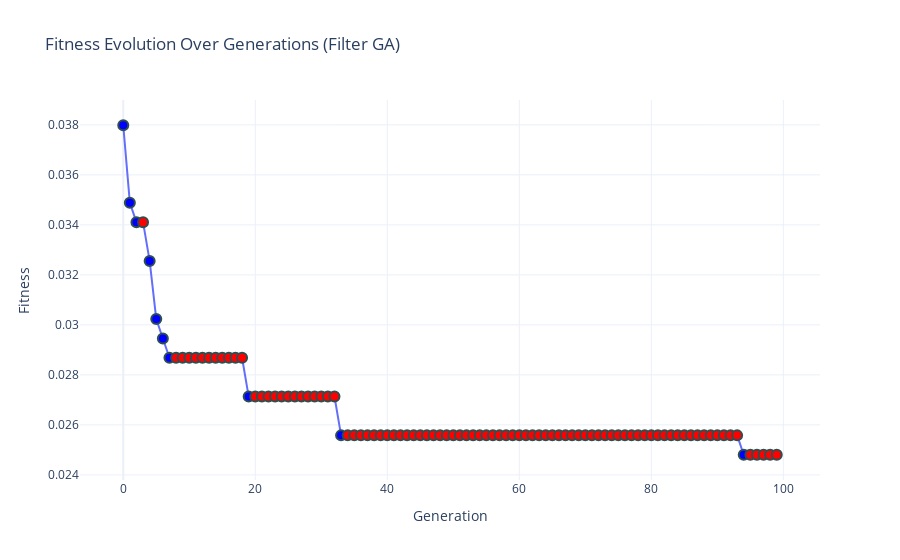

The code cell stored with this chart in its notebook:
### Code cell
import plotly.graph_objects as go

# Create scatter plot
fig = go.Figure(data=go.Scatter(
    x=generations,
    y=fitness,
    mode='markers+lines',
    marker=dict(
        color=colors,
        size=10,
        line=dict(width=2, color='DarkSlateGrey')
    )
))

fig.update_layout(
    title="Fitness Evolution Over Generations (Filter GA)",
    xaxis_title="Generation",
    yaxis_title="Fitness",
    template="plotly_white"
)

fig

### Figure 1 — Plotly figure (JSON) as saved in the notebook; plotly's stock layout.template omitted (floating-point values rounded to 4 significant figures)
{"data": [{"marker": {"color": ["blue", "blue", "blue", "red", "blue", "blue", "blue", "blue", "red", "red", "red", "red", "red", "red", "red", "red", "red", "red", "red", "blue", "red", "red", "red", "red", "red", "red", "red", "red", "red", "red", "red", "red", "red", "blue", "red", "red", "red", "red", "red", "red", "red", "red", "red", "red", "red", "red", "red", "red", "red", "red", "red", "red", "red", "red", "red", "red", "red", "red", "red", "red", "red", "red", "red", "red", "red", "red", "red", "red", "red", "red", "red", "red", "red", "red", "red", "red", "red", "red", "red", "red", "red", "red", "red", "red", "red", "red", "red", "red", "red", "red", "red", "red", "red", "red", "blue", "red", "red", "red", "red", "red"], "line": {"color": "DarkSlateGrey", "width": 2}, "size": 10}, "mode": "markers+lines", "type": "scatter", "x": [0, 1, 2, 3, 4, 5, 6, 7, 8, 9, 10, 11, 12, 13, 14, 15, 16, 17, 18, 19, 20, 21, 22, 23, 24, 25, 26, 27, 28, 29, 30, 31, 32, 33, 34, 35, 36, 37, 38, 39, 40, 41, 42, 43, 44, 45, 46, 47, 48, 49, 50, 51, 52, 53, 54, 55, 56, 57, 58, 59, 60, 61, 62, 63, 64, 65, 66, 67, 68, 69, 70, 71, 72, 73, 74, 75, 76, 77, 78, 79, 80, 81, 82, 83, 84, 85, 86, 87, 88, 89, 90, 91, 92, 93, 94, 95, 96, 97, 98, 99], "y": [0.03798, 0.03488, 0.03411, 0.03411, 0.03256, 0.03023, 0.02946, 0.02868, 0.02868, 0.02868, 0.02868, 0.02868, 0.02868, 0.02868, 0.02868, 0.02868, 0.02868, 0.02868, 0.02868, 0.02713, 0.02713, 0.02713, 0.02713, 0.02713, 0.02713, 0.02713, 0.02713, 0.02713, 0.02713, 0.02713, 0.02713, 0.02713, 0.02713, 0.02558, 0.02558, 0.02558, 0.02558, 0.02558, 0.02558, 0.02558, 0.02558, 0.02558, 0.02558, 0.02558, 0.02558, 0.02558, 0.02558, 0.02558, 0.02558, 0.02558, 0.02558, 0.02558, 0.02558, 0.02558, 0.02558, 0.02558, 0.02558, 0.02558, 0.02558, 0.02558, 0.02558, 0.02558, 0.02558, 0.02558, 0.02558, 0.02558, 0.02558, 0.02558, 0.02558, 0.02558, 0.02558, 0.02558, 0.02558, 0.02558, 0.02558, 0.02558, 0.02558, 0.02558, 0.02558, 0.02558, 0.02558, 0.02558, 0.02558, 0.02558, 0.02558, 0.02558, 0.02558, 0.02558, 0.02558, 0.02558, 0.02558, 0.02558, 0.02558, 0.02558, 0.02481, 0.02481, 0.02481, 0.02481, 0.02481, 0.02481]}], "layout": {"title": {"text": "Fitness Evolution Over Generations (Filter GA)"}, "xaxis": {"title": {"text": "Generation"}}, "yaxis": {"title": {"text": "Fitness"}}}}
